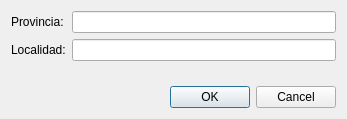
<?xml version="1.0" encoding="UTF-8"?>
<ui version="4.0">
 <class>UploadHCDialog</class>
 <widget class="QDialog" name="UploadHCDialog">
  <property name="geometry">
   <rect>
    <x>0</x>
    <y>0</y>
    <width>347</width>
    <height>119</height>
   </rect>
  </property>
  <property name="sizePolicy">
   <sizepolicy hsizetype="Fixed" vsizetype="Fixed">
    <horstretch>0</horstretch>
    <verstretch>0</verstretch>
   </sizepolicy>
  </property>
  <property name="windowTitle">
   <string>Metadatos</string>
  </property>
  <property name="windowIcon">
   <iconset resource="../../images.qrc">
    <normaloff>:/images/data-upload.png</normaloff>:/images/data-upload.png</iconset>
  </property>
  <property name="windowOpacity">
   <double>1.000000000000000</double>
  </property>
  <property name="modal">
   <bool>true</bool>
  </property>
  <layout class="QGridLayout" name="gridLayout">
   <item row="0" column="0">
    <layout class="QFormLayout" name="formLayout">
     <item row="0" column="1">
      <widget class="QLineEdit" name="provinciaLineEdit"/>
     </item>
     <item row="1" column="0">
      <widget class="QLabel" name="localidadLabel">
       <property name="text">
        <string>Localidad:</string>
       </property>
      </widget>
     </item>
     <item row="1" column="1">
      <widget class="QLineEdit" name="localidadLineEdit"/>
     </item>
     <item row="0" column="0">
      <widget class="QLabel" name="provinciaLabel">
       <property name="text">
        <string>Provincia:</string>
       </property>
      </widget>
     </item>
    </layout>
   </item>
   <item row="1" column="0">
    <widget class="QDialogButtonBox" name="buttonBox">
     <property name="orientation">
      <enum>Qt::Horizontal</enum>
     </property>
     <property name="standardButtons">
      <set>QDialogButtonBox::Cancel|QDialogButtonBox::Ok</set>
     </property>
    </widget>
   </item>
  </layout>
  <zorder>buttonBox</zorder>
  <zorder>formLayoutWidget</zorder>
  <zorder>provinciaLabel</zorder>
 </widget>
 <resources>
  <include location="../../images.qrc"/>
 </resources>
 <connections>
  <connection>
   <sender>buttonBox</sender>
   <signal>accepted()</signal>
   <receiver>UploadHCDialog</receiver>
   <slot>accept()</slot>
   <hints>
    <hint type="sourcelabel">
     <x>248</x>
     <y>254</y>
    </hint>
    <hint type="destinationlabel">
     <x>157</x>
     <y>274</y>
    </hint>
   </hints>
  </connection>
  <connection>
   <sender>buttonBox</sender>
   <signal>rejected()</signal>
   <receiver>UploadHCDialog</receiver>
   <slot>reject()</slot>
   <hints>
    <hint type="sourcelabel">
     <x>316</x>
     <y>260</y>
    </hint>
    <hint type="destinationlabel">
     <x>286</x>
     <y>274</y>
    </hint>
   </hints>
  </connection>
 </connections>
</ui>
